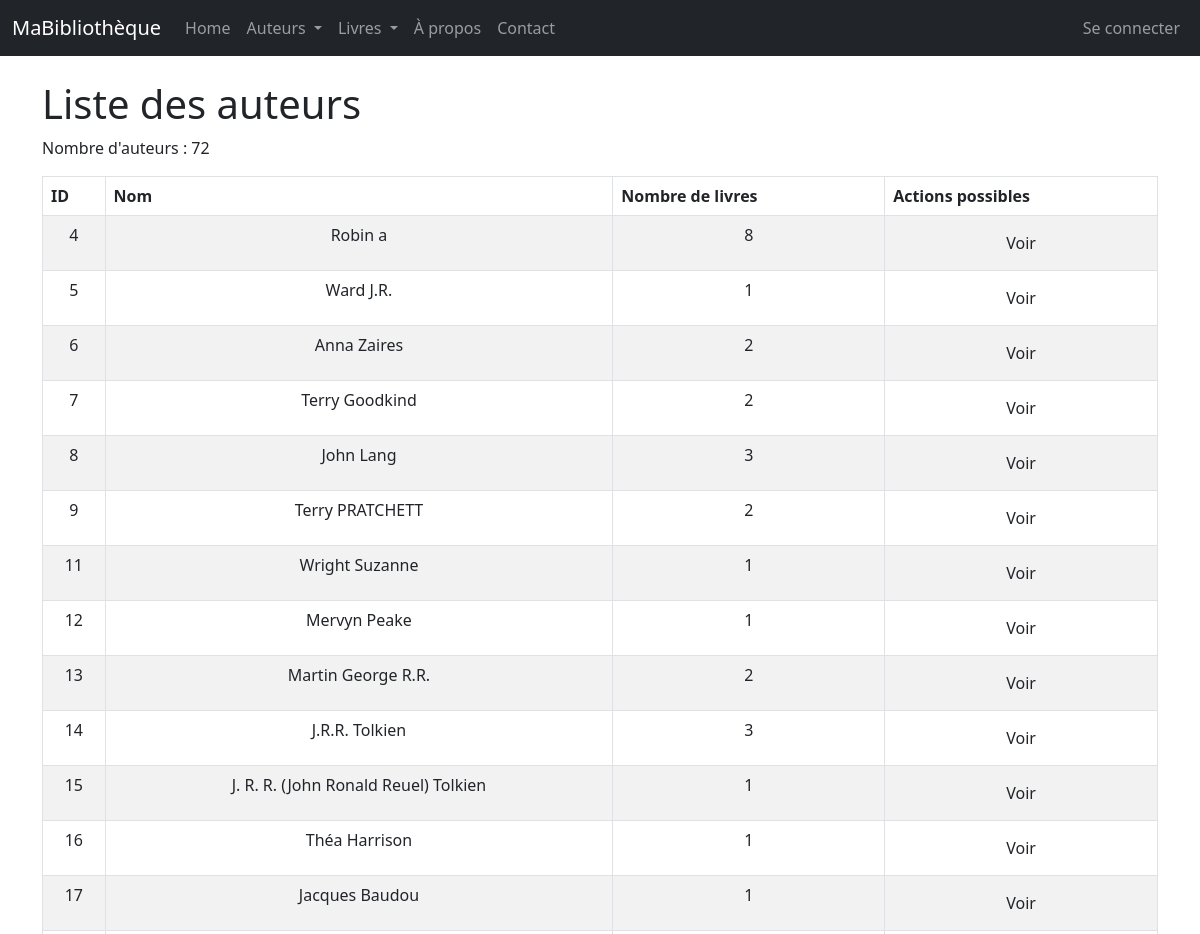
The page /auteurs/ (upper part) on the database as committed earlier.
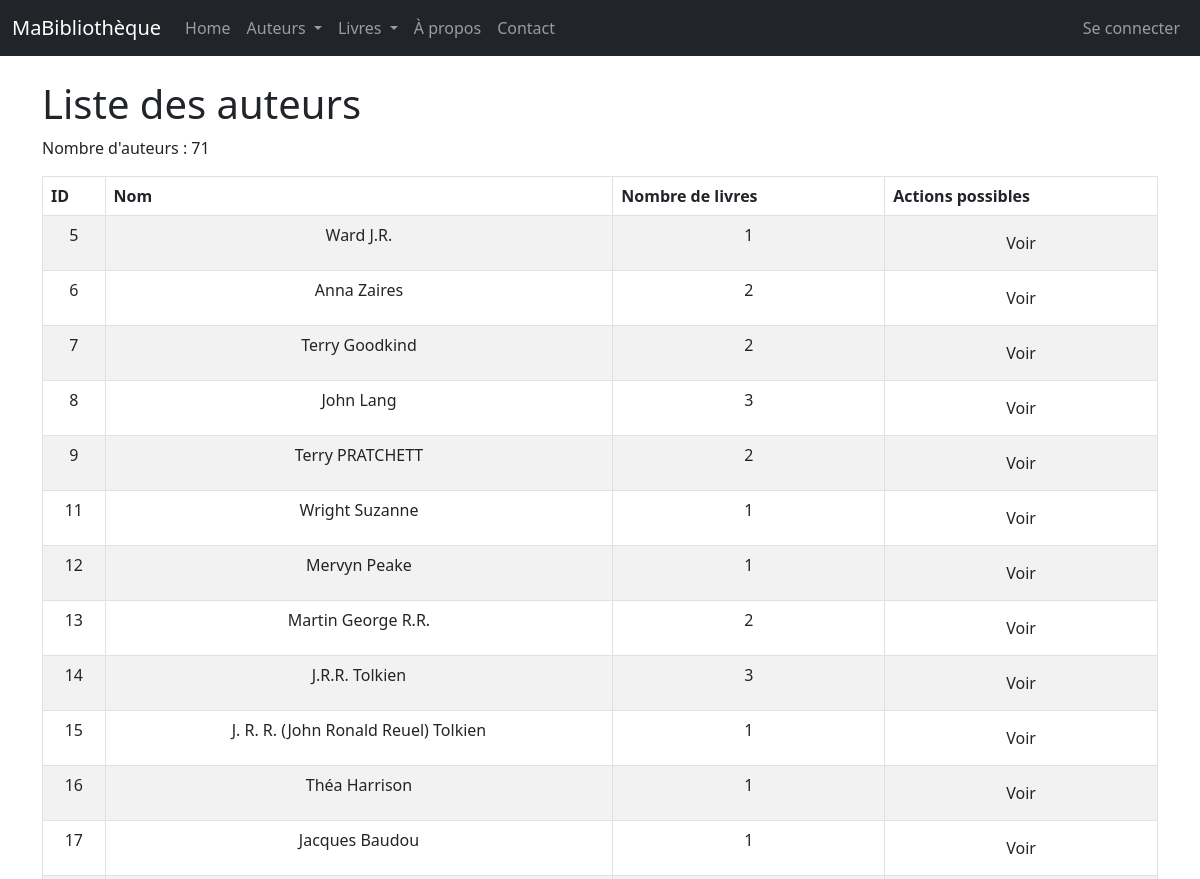
The same page on the database as committed later.
### monApp/models.py (models this page shows, shortened)
class Auteur(db.Model):
    idA = db.Column( db.Integer, primary_key=True )
    Nom = db.Column( db.String(100) )

### monApp/views.py (the view)
@app.route("/auteurs/")
def getAuteurs():
    lesAuteurs = Auteur.query.all()
    return render_template('auteurs_list.html', title="R3.01 Dev Web avec Flask", auteurs=lesAuteurs)

### monApp/templates/auteurs_list.html (shortened to what this page needs)
{% extends "base.html" %}
{% block main %}
    <h1>Liste des auteurs</h1>
    <p>Nombre d'auteurs : {{ auteurs|length }}</p>
    <table class="table table-striped table-bordered table-hover">
        <thead>
            <tr>
                <th>ID</th>
                <th>Nom</th>
                <th>Nombre de livres</th>
                <th>Actions possibles</th>
            </tr>
        </thead>
        <tbody>
            {% for unAuteur in auteurs %}
                <tr>
                    <td>{{ unAuteur.idA }}</td>
                    <td>{{ unAuteur.Nom }}</td>
                    <td>{{ unAuteur.livres.count() }}</td>
                    <td>
                        <div class="task-controls">
                            <a href="{{ url_for('viewAuteur', idA=unAuteur.idA) }}" class="btn btn-nfo">
                                Voir
                            </a>
                        </div>
                    </td>
                </tr>
            {% endfor %}
        </tbody>
    </table>
{% endblock %}

### monApp/templates/base.html (shortened to what this page needs)
<html>
    <head>
    <link rel="stylesheet" href="{{ url_for('static', filename='style.css') }}">
        <link href="https://cdn.jsdelivr.net/npm/bootstrap@5.3.0/dist/css/bootstrap.min.css" rel="stylesheet">
    </head>
    <body>
        {% block navbar %}
        <nav class="navbar navbar-expand-md navbar-dark bg-dark fixed-top">
            <div class="container-fluid">
                <a class="navbar-brand">MaBibliothèque</a>
                <div class="collapse navbar-collapse" id="mainNavbar">
                    <ul class="navbar-nav me-auto mb-2 mb-md-0">
                        <li class="nav-item">
                            <a class="nav-link" href="{{ url_for('index') }}">Home</a>
                        </li>
                        <li class="nav-item dropdown">
                            <a class="nav-link dropdown-toggle" href="#" id="auteursDropdown" role="button" data-bs-toggle="dropdown" aria-expanded="false">
                                Auteurs
                            </a>
                        </li>
                        <li class="nav-item dropdown">
                            <a class="nav-link dropdown-toggle" href="#" id="livresDropdown" role="button" data-bs-toggle="dropdown" aria-expanded="false">
                                Livres
                            </a>
                        </li>
                        <li class="nav-item">
                            <a class="nav-link" href="{{ url_for('about') }}">À propos</a>
                        </li>
                        <li class="nav-item">
                            <a class="nav-link" href="{{ url_for('contact') }}">Contact</a>
                        </li>
                    </ul>
                    <ul class="nav navbar-nav navbar-right">
                        {% if current_user.is_authenticated %}
                       <a class="navbar-brand"><em>Vous êtes connecté <strong>{{ current_user.Login}}</strong></em></a>
                       <li class="nav-item"><a class="nav-link" href="{{ url_for ('logout') }}">Déconnexion</a></li >
                        {% else %}
                       <li class="nav-item"><a class="nav-link" href="{{ url_for ('login') }}">Se connecter</a></li >
                        {% endif %}
                       </ul>
                </div>
            </div>
        </nav>
        {% endblock %}
        {% block content %}
        <main id="main" role="main" class="container">
            {% block main %}{% endblock %}
        </main>
        {% endblock %}
    </body>
</html>

### monApp/static/style.css (style rules this page uses)
#main { margin-top: 5em; }
body { font-family: sans-serif; }
h1 { color : red; }
td, th { padding: 0.5em; text-align: center; border-collapse:initial; border: thin solid black; }

Rows that differ between the two databases and show on the page:
removed Auteur: idA "4", Nom "Robin a", livres.count "8"
Other text that changed with them:
{{ auteurs|length }}: "72" → "71"
